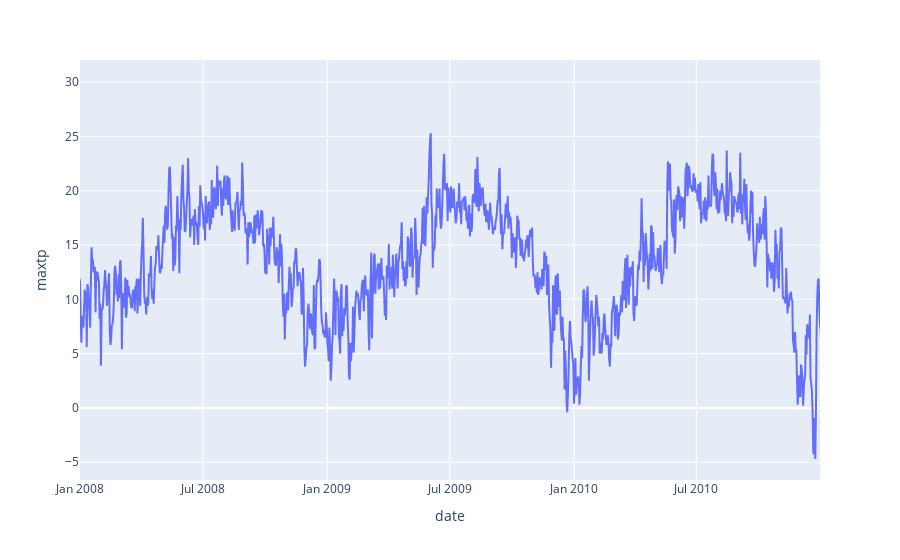

The cell this chart's notebook holds for it:
### Code cell
fig = px.line(df, x='date', y='maxtp', range_x=['2008-01-01','2010-12-31'])
fig.show()

### Figure 1 — Plotly figure (JSON) as saved in the notebook; plotly's stock layout.template omitted (floating-point values rounded to 4 significant figures; data arrays with more than 128 entries replaced by an {"elided": "..."} marker saying what was removed)
{"data": [{"hovertemplate": "date=%{x}<br>maxtp=%{y}<extra></extra>", "legendgroup": "", "line": {"color": "#636efa", "dash": "solid"}, "mode": "lines", "name": "", "showlegend": false, "type": "scattergl", "x": {"elided": "6075 str values"}, "xaxis": "x", "y": {"elided": "6075 float values"}, "yaxis": "y"}], "layout": {"legend": {"tracegroupgap": 0}, "margin": {"t": 60}, "xaxis": {"anchor": "y", "domain": [0, 1], "range": ["2008-01-01", "2010-12-31"], "title": {"text": "date"}}, "yaxis": {"anchor": "x", "domain": [0, 1], "title": {"text": "maxtp"}}}}
